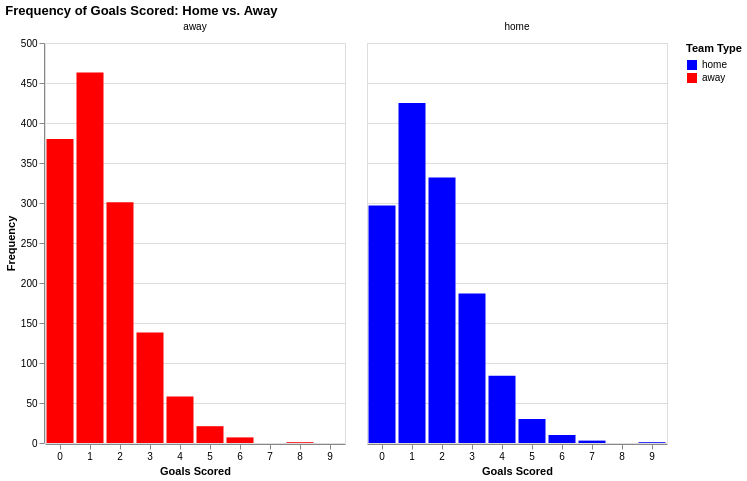

The notebook cell this image was saved under:
### Markdown cell above
# Home Advantage Analysis

This section performs 3 seperate analysis (queries) to investigate how teams playing at their home grounds improves their win rates.

### Query 1: Distribution of Frequency of Goals in Home vs Away

1. Matches on match, and aliases it to m, then filters it for cases where home score is not NULL, meaning that match has been played.
2. WITH passes the needed data to the next part of the query, aliasing both team type and score.
3. It then RETURNS the frequecy each time home score, this is how many times a specific number of goals was scored by home teams across all the matches.
4. The data returned is then stored into a data frame (goal_distribution_df) which is used for visualisations

### Code cell
with driver.session(database="neo4j") as session:
    query = """
    MATCH (m:Match)
    WHERE m.home_score IS NOT NULL
    WITH m.home_score AS score, 'home' AS team_type
    RETURN team_type, score AS goals_scored,
      COUNT(*) AS frequency
    ORDER BY goals_scored
    UNION ALL
    MATCH (m:Match)
    WHERE m.away_score IS NOT NULL
    WITH m.away_score AS score, 'away' AS team_type
    RETURN 
      team_type, score AS goals_scored, COUNT(*) AS frequency
    ORDER BY goals_scored
    """
    result = session.run(query)
    data = [{"team_type": record["team_type"], 
             "goals_scored": record["goals_scored"], 
             "frequency": record["frequency"]} for record in result]

# stores data in a df for later
goal_distribution_df= pd.DataFrame(data)


# plots a bar chart for the frequency of each specific number of goals for home/away
goal_distribution_chart = alt.Chart(goal_distribution_df).mark_bar().encode(
    x=alt.X('goals_scored:O', title='Goals Scored', axis=alt.Axis(labelAngle=0)),  # bars are grouped on goals scored
    y=alt.Y('frequency:Q', title='Frequency'),       
    color=alt.Color('team_type:N',                   
                    scale=alt.Scale(domain=['home', 'away'], range=['blue', 'red']),
                    legend=alt.Legend(title="Team Type")),
    column=alt.Column('team_type:N', title=None)     # separate bars for home and away
).properties(
    title='Frequency of Goals Scored: Home vs. Away',
    width=300,
    height=400
)


print(goal_distribution_df)

goal_distribution_chart.show()

### Figure 1 — Vega-Lite specification as saved in the notebook (floating-point values rounded to 4 significant figures)
{"config": {"view": {"continuousWidth": 300, "continuousHeight": 300}}, "data": {"name": "data-7eda955d5fea5a2c5b0e0a1e6675159c"}, "mark": {"type": "bar"}, "encoding": {"color": {"field": "team_type", "legend": {"title": "Team Type"}, "scale": {"domain": ["home", "away"], "range": ["blue", "red"]}, "type": "nominal"}, "column": {"field": "team_type", "title": null, "type": "nominal"}, "x": {"axis": {"labelAngle": 0}, "field": "goals_scored", "title": "Goals Scored", "type": "ordinal"}, "y": {"field": "frequency", "title": "Frequency", "type": "quantitative"}}, "height": 400, "title": "Frequency of Goals Scored: Home vs. Away", "width": 300, "$schema": "https://vega.github.io/schema/vega-lite/v5.20.1.json", "datasets": {"data-7eda955d5fea5a2c5b0e0a1e6675159c": [{"team_type": "home", "goals_scored": 0, "frequency": 297}, {"team_type": "home", "goals_scored": 1, "frequency": 425}, {"team_type": "home", "goals_scored": 2, "frequency": 332}, {"team_type": "home", "goals_scored": 3, "frequency": 187}, {"team_type": "home", "goals_scored": 4, "frequency": 84}, {"team_type": "home", "goals_scored": 5, "frequency": 30}, {"team_type": "home", "goals_scored": 6, "frequency": 10}, {"team_type": "home", "goals_scored": 7, "frequency": 3}, {"team_type": "home", "goals_scored": 9, "frequency": 1}, {"team_type": "away", "goals_scored": 0, "frequency": 380}, {"team_type": "away", "goals_scored": 1, "frequency": 463}, {"team_type": "away", "goals_scored": 2, "frequency": 301}, {"team_type": "away", "goals_scored": 3, "frequency": 138}, {"team_type": "away", "goals_scored": 4, "frequency": 58}, {"team_type": "away", "goals_scored": 5, "frequency": 21}, {"team_type": "away", "goals_scored": 6, "frequency": 7}, {"team_type": "away", "goals_scored": 8, "frequency": 1}]}}
